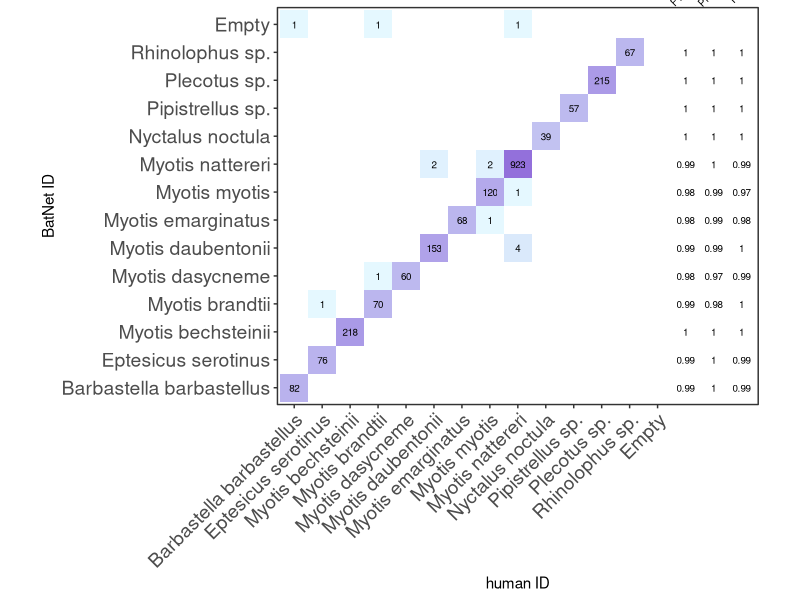
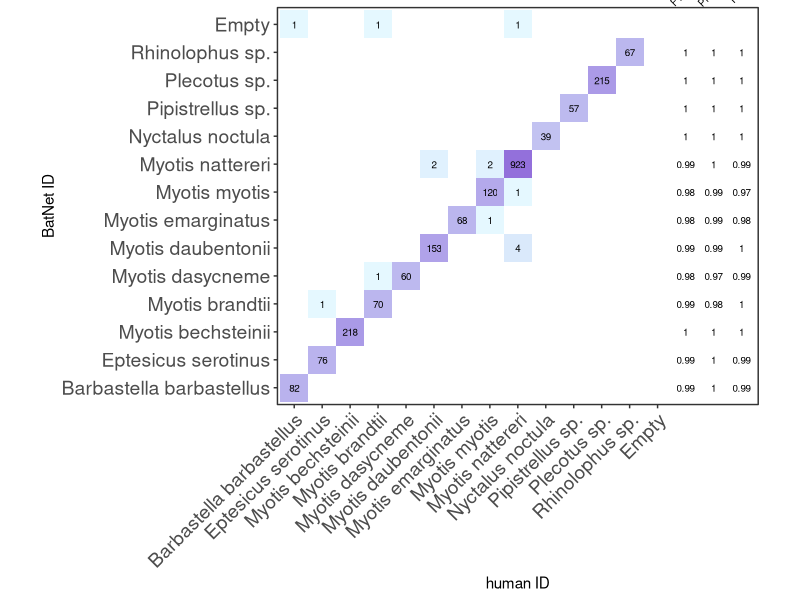

Reproduce these figures in R, in order. (Note: this script raises an error after producing the figures.)
## ---- chunk 1
knitr::opts_chunk$set(echo = TRUE)
library(tidyverse)
library(caret)
library(jsonlite)
library(grid)
## ---- chunk 2
#human ID labels
human_labels=read.csv("./test_data/test_human_labels.csv")
head(human_labels)

human_labels$species=gsub(pattern="Rhinolophus ferrumequinum", 
                          replacement = "Rhinolophus sp.",human_labels$species)
human_labels$species2=gsub(pattern="Rhinolophus ferrumequinum", 
                          replacement = "Rhinolophus sp.",human_labels$species2)


#main labels
first_labels=human_labels %>% 
  count(species) %>% 
  filter(species!="Bat_hanging") %>% #exclude hanging bat labels
  filter(species!="Bat_unknown") #exclude unknown bat labels
first_labels

#additional labels (these will be excluded from the analysis)
add_labels=human_labels %>% 
  filter(species2!="Bat_hanging") %>% 
  filter(species2!="Bat_unknown") %>% 
  count(species2)

human_labels %>% 
  count(species)

#human labels arranged
human_labels_all=human_labels %>% 
  rename(species1="species") %>% 
  gather(key="label_type", value="species_label",-filename_path) %>% 
  filter(!is.na(species_label)) %>% 
  arrange(filename_path) %>% 
  mutate(Filename=str_split_fixed(filename_path,fixed("/"),5)[,5]) %>% 
  mutate(Filename=gsub(pattern="JSON",replacement = "JPG",Filename)) %>% 
  select(Filename,species_label,label_type) %>% 
  filter(species_label!="Bat_unknown") %>% 
  filter(species_label!="Bat_hanging")

head(human_labels_all)
human_labels_all$species_label=as.factor(human_labels_all$species_label)
levels(human_labels_all$species_label)
levels(human_labels_all$species_label)=c("Barbastella barbastellus","Eptesicus serotinus","Myotis bechsteinii","Myotis dasycneme","Myotis daubentonii","Myotis emarginatus","Myotis myotis","Myotis brandtii","Myotis nattereri","Nyctalus noctula","Pipistrellus sp.","Plecotus sp.","Rhinolophus sp.")

#sample size per species (only considering main species)
samples=human_labels_all %>% 
  filter(label_type=="species1") %>% 
  group_by(species_label) %>% 
  count() 
sum(samples$n)
minimum_sample_size=min(samples$n)
print(paste("Sample size per species:",minimum_sample_size))

## ---- chunk 3
AI_labels=read.csv("./test_data/test_AI_labels.csv", sep=";")
head(AI_labels)
#View(AI_labels)
AI_labels$Species=ifelse(AI_labels$Species=="","Empty",AI_labels$Species)

AI_labels=AI_labels %>% 
  select(Filename, Species,Confidence.level) %>% 
  group_by(Filename) %>% 
  mutate(label_type=paste0("species",row_number()))

AI_labels$Species=as.factor(AI_labels$Species)
levels(AI_labels$Species)

levels(AI_labels$Species)= c("Barbastella barbastellus","Empty","Eptesicus serotinus","Myotis bechsteinii","Myotis dasycneme","Myotis daubentonii","Myotis emarginatus","Myotis myotis","Myotis brandtii","Myotis nattereri","Nyctalus noctula","Pipistrellus sp.","Plecotus sp.","Rhinolophus sp.")
levels(AI_labels$Species)

## ---- chunk 4
df=inner_join(AI_labels, human_labels_all) %>% 
  rename(pred="Species",actual="species_label") %>% 
  filter(label_type=="species1")
nrow(df)
df$pred=factor(df$pred)
df$pred=forcats::fct_relevel(df$pred, "Empty", after = Inf)

all_levels=levels(df$pred)

df$actual=factor(df$actual, all_levels)
levels(df$actual)

head(df)
#IDs where human and algo disagree
mismatch=df %>% 
  filter(pred!=actual)
mismatch
#files where there is a mismatch between the human ID and the algo ID
mism=df %>% 
  filter(Filename%in%mismatch$Filename)
## ---- chunk 5
confmat=confusionMatrix(df$pred, df$actual, mode = "everything")
confmat
#overall accuracy
confmat$overall
#accuracy per class
confmat$byClass
## ---- chunk 6
#confusion matrix plot with number of images
cm=as.data.frame(confmat$table)
cm=cm %>% rename(Var1="Prediction",Var2="Reference")
head(cm)

cm$Var1<- factor(cm$Var1, levels=c("Barbastella barbastellus","Eptesicus serotinus","Myotis bechsteinii","Myotis brandtii","Myotis dasycneme","Myotis daubentonii","Myotis emarginatus","Myotis myotis","Myotis nattereri","Nyctalus noctula","Pipistrellus sp.","Plecotus sp.","Rhinolophus sp.","Empty"))


cm$Var2<- factor(cm$Var2, levels=c("Barbastella barbastellus","Eptesicus serotinus","Myotis bechsteinii","Myotis brandtii","Myotis dasycneme","Myotis daubentonii","Myotis emarginatus","Myotis myotis","Myotis nattereri","Nyctalus noctula","Pipistrellus sp.","Plecotus sp.","Rhinolophus sp.","Empty"))

levels(cm$Var1)
## ---- chunk 7
#F1-scores
confmat2=as.data.frame(confmat$byClass)
confmat2$F1=round(confmat2$F1,2)
confmat2$Precision=round(confmat2$Precision,2)
confmat2$Recall=round(confmat2$Recall,2)
nrow(confmat2)
confmat2[nrow(confmat2),]=NA
#confusion matrix plot with percentages
cm2=cm %>% 
  mutate(border = case_when(Var1 == Var2 ~ "diagonal", 
                            Var1 != Var2 ~ "not_diagonal")) %>% 
  group_by(Var2) %>% 
  mutate(percentage=round(Freq/sum(Freq),2))
cm2$percentage[is.na(cm2$percentage)] = 0
## ---- chunk 8
#confusion matrix test data, no threshold, unequal sample sizes
cm2 %>% 
        ggplot( mapping = aes(x = Var2,
                              y = Var1)) +
        geom_tile(aes(fill = Freq ,width=1, height=1),size=0.6) +
        scale_color_manual(values=c("black",NA))+ 
        geom_text(aes(label = Freq ), vjust = 0.5,
                  colour=ifelse(cm2$Freq =="0", "white", "black"), size=2.5) +
        scale_fill_gradient(low = alpha("lightblue1",0.4),
                            high = "mediumpurple",na.value = "white",
                            trans = "log")+
        theme_bw()+
        theme(legend.position = "none")+
        theme(panel.grid.major = element_blank(), 
              panel.grid.minor = element_blank(),
              axis.text=element_text(size=14))+
        labs(x="human ID", y="BatNet ID")+
        annotate("text", x = length(all_levels)+1, y = c(1:length(all_levels)), label = confmat2$F1,size=2.5)+
        annotate("text", x = length(all_levels)+2, y = c(1:length(all_levels)), label = confmat2$Precision,size=2.5)+
        annotate("text", x = length(all_levels)+3, y = c(1:length(all_levels)), label = confmat2$Recall,size=2.5)+
        annotate("text", x = length(all_levels)+1, y = length(all_levels)+1, label ="F1-score", size=2.5,angle=45,vjust=0,hjust=0.4)+
        annotate("text", x = length(all_levels)+2, y = length(all_levels)+1, label ="Precision",size=2.5,angle=45,vjust=0,hjust=0.4)+
        annotate("text", x = length(all_levels)+3, y = length(all_levels)+1, label ="Recall",size=2.5,angle=45,vjust=0,hjust=0.4)+
        coord_equal(xlim = c(1,length(all_levels)+3), ylim = c(1,length(all_levels)),expand=T,clip = "off")+
        theme(axis.text.x = element_text(angle = 45, vjust = 1, hjust=1))

ggsave(paste0("./output/test_data_large_font.png"),
       width =16, height =15, dpi = 800, units = "cm", device='png')
## ---- chunk 9
metrics=as.data.frame(confmat$byClass)
str(metrics)
metrics2=metrics %>% 
  select(Precision, Recall, F1,) %>% 
  mutate_if(is.numeric,round, digits=4)

sample_sizes=cm %>% 
  group_by(Var2) %>% 
  summarise(N=sum(Freq))

#final table for test data
metrics2$sample_size=sample_sizes$N

write.csv(metrics2, "./output/test_metrics.csv", 
          row.names = T,
          quote = F)
## ---- chunk 10
#Comthurey
com=read.csv("./untrained_data/human/Comthurey_2020_consensus.csv")
head(com)
com1=com %>% 
  filter(Groundtruth!="Bat_unknown") %>% 
  rename(pred="Species.y",
         actual="Groundtruth") %>%
  select(Filename,Date,Time.x,actual, pred, Confidence_level) %>% 
  mutate(Site="Comthurey")
com1$Date=as.Date(as.character(com1$Date), tryFormats = c("%m/%d/%Y"))

com1$actual=as.factor(com1$actual)
levels(com1$actual)
levels(com1$actual)=c("Bbar","Empty","Mdau","Mmyo","Mbra","Mnat","Paur")

com1$pred=as.factor(com1$pred)
levels(com1$pred)
levels(com1$pred)=c("Bbar","Empty","Mbec","Mdas","Mdau","Mema","Mmyo","Mbra","Mnat","Nnoc","Ppip","Paur","Rhin")
head(com1)

#Eldena
eld=read.csv("./trained_data/Eldena_2019_consensus.csv")
head(eld)
eld1=eld %>% 
 filter(Groundtruth!="Bat_unknown") %>% 
  rename(pred="Species.y",
         actual="Groundtruth") %>%
  select(Filename,Date,Time.x,actual, pred, Confidence_level) %>% 
  mutate(Site="Eldena")
eld1$Date=as.Date(as.character(eld1$Date), tryFormats = c("%m/%d/%Y"))

eld1$actual=as.factor(eld1$actual)
levels(eld1$actual)
levels(eld1$actual)=c("Empty","Mdau","Mmyo","Mbra","Mnat","Paur")

eld1$pred=as.factor(eld1$pred)
levels(eld1$pred)
levels(eld1$pred)=c("Bbar","Empty","Mbec","Mdas","Mdau","Mema","Mmyo","Mbra","Mnat","Nnoc","Ppip","Paur")

head(eld1)

#Batzbach
#with MANUALLY CHECKED MISMATCHES
batz=read.csv("./untrained_data/output/Batzbach_2021_merged_corr.csv")
head(batz)
nrow(batz)
batz1=batz %>% 
  select(Filename,Date,Time,pred, actual, Confidence.level) %>% 
  mutate(Site="Batzbach") %>% 
  rename(Confidence_level="Confidence.level",
         Time.x="Time")
batz1$Date=as.Date(as.character(batz1$Date), tryFormats = c("%m/%d/%Y"))
head(batz1)
#View(batz1)
batz1$Time.x=ifelse(is.na(batz1$Time.x),"20:00:00",batz1$Time.x)

for (i in 1:nrow(batz1)) {
  if(is.na(batz1$Date[i])){
    batz1$Date[i]=batz1$Date[i-1]
  }
}


#Comthurey r500
#MANUALLY CHECKed MISMATCHES
com3=read.csv("./untrained_data/output/Comthurey_r500_corr.csv")
head(com3)
com3$Date=as.Date(com3$Date, tryFormats = c("%m/%d/%Y"))

merged=rbind(com1,eld1,batz1,com3) 
str(merged)
merged$actual=as.factor(merged$actual)
merged$pred=as.factor(merged$pred)
merged$Site=as.factor(merged$Site)

head(merged)

levels(merged$pred)
levels(merged$Site)
nrow(merged)

df2=merged

all_levels=union(levels(df2$pred),levels(df2$actual))
levels(df2$pred)
levels(df2$actual)

df2$actual=factor(df2$actual, all_levels)
df2$pred=factor(df2$pred, all_levels)

head(df2)

df2$pred=forcats::fct_relevel(df2$pred, "Empty", after = Inf)
df2$actual=forcats::fct_relevel(df2$actual, "Empty", after = Inf)

# for confusion matrix consider only first labels where we have groundtruth, but for pheno all labels above th
head(df2)
df2=df2 %>% 
  group_by(Site,Filename, Date) %>% 
  mutate(label_type=paste0("species",row_number()))
## ---- chunk 11
sites=c("Eldena", "Batzbach", "Comthurey_r500")
species_loop=c("Bbar","Eser","Mbec","Mdas","Mdau","Mema","Mmyo","Mbra", "Mnat","Nnoc","Ppip","Paur","Rhin")

for (site in sites){
  sample_sizes2=as.data.frame(matrix(ncol=7,dimnames=list(NULL, 
                 c("site","th","species","FN","FP","below_th","total"))))

  for (i in 0:100){
    for(sp in species_loop){
      #false positive above th
      FP=sum(df2$actual!=sp & df2$pred==sp & df2$Confidence_level>i & df2$Site==site 
             & df2$label_type=="species1", na.rm = T)
      #false negative above th
      FN=sum(df2$actual==sp & df2$pred!=sp & df2$Confidence_level>i & df2$Site==site & df2$label_type=="species1", na.rm = T)
      #all IDs above and below th where actual or pred was species
      total=sum((df2$actual==sp | df2$pred==sp) & df2$Site==site & df2$label_type=="species1", na.rm = T)
      #true positives lost below th
      below_th=sum(df2$actual==sp & df2$pred==sp & df2$Confidence_level<i & df2$Site==site & df2$label_type=="species1", na.rm = T)
      
      sample_sizes2=bind_rows(sample_sizes2,c(site=site,th=i,species=sp,FN=FN,FP=FP, below_th=below_th,total=total))
    }
  }
  write.csv(sample_sizes2, paste0("./real_life_data/FP_FN_th/",site,"_FP_FN.csv"),           row.names = T,
   quote = F)
}

## ---- chunk 12
d1=read.csv("./real_life_data/FP_FN_th/Batzbach_FP_FN.csv")
d2=read.csv("./real_life_data/FP_FN_th/Eldena_FP_FN.csv")
d3=read.csv("./real_life_data/FP_FN_th/Comthurey_r500_FP_FN.csv")
d=rbind(d1,d2,d3)

head(d)

#two y axes, line per sp and per site
d %>% 
  filter(!is.na(th)) %>%
  filter(total>100) %>% 
  mutate(FPR=FP*100/total,
         FNR=(FN+below_th)*100/total) %>% 
  select(site,th,species,FNR,FPR) %>% 
  gather(key="metric",value = "value", -th,-species,-site) %>% 
  group_by(species,metric) %>% 
  mutate(all=sum(value)) %>% 
  filter(all!=0) %>% 
  mutate(group_ID=paste0(site,"_",species,"_",metric)) %>% 
  mutate(value=ifelse(metric=="FPR",value*10,value)) %>%  
  ggplot(aes(x=as.numeric(th),y=as.numeric(value),
         group=group_ID))+
  geom_line(aes(col=metric,linetype=metric),size=0.4)+
  scale_color_manual(values=c("#F8766D", "#165CAA"))+
  theme_bw()+
  geom_vline(xintercept = 70, linetype = "longdash")+
  geom_vline(xintercept = 95, linetype = "longdash")+
  labs(x="confidence threshold", y="proportion")+
  scale_y_continuous(name="false negative error + below threshold",
                     sec.axis = sec_axis(~ ./10, name="false positive error"))+
  theme(axis.title.y.left = element_text(colour = "#F8766D"),
        axis.line.y.left = element_line(color = "#F8766D"), 
        axis.ticks.y.left = element_line(color = "#F8766D"),
        axis.text.y.left = element_text(color = "#F8766D"),
        
        axis.title.y.right = element_text(colour = "#165CAA"),
        axis.line.y.right = element_line(color = "#165CAA"), 
        axis.ticks.y.right = element_line(color = "#165CAA"),
        axis.text.y.right = element_text(color = "#165CAA")
        )+
  theme(legend.position = "none")+
   annotate("text", x = 68, y = 60, label = "relative abundance & phenology", angle=90, size=4, color="grey20")+
   annotate("text", x = 93, y = 60, label = "species diversity", angle=90, size=4, color="grey20")

ggsave(paste0("./real_life_data/FN_FP_4site_spabove100_two_axes.png"),
       width =16, height =12, dpi = 800, units = "cm", device='png')
